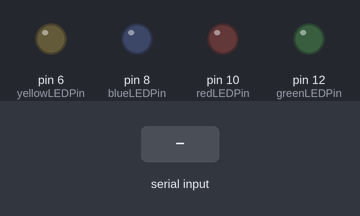
A sketch run on a simulated Arduino Micro, built with avr-gcc and run on an emulated ATmega32U4. On the bench: output pins drawn as LEDs (lit = HIGH). Inputs (shaded band) come from the test bench. USB keyboard and mouse output is not drawn.

Above: at 1.2 s.
1.3 s: "1" received over the second serial link
At 1.37 s:
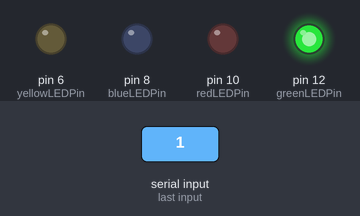
2.9 s: "2" received over the second serial link
At 2.97 s:
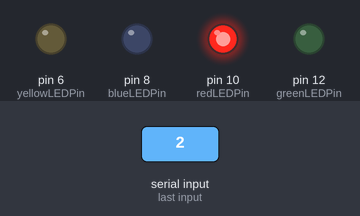
4.5 s: "3" received over the second serial link
At 4.57 s:
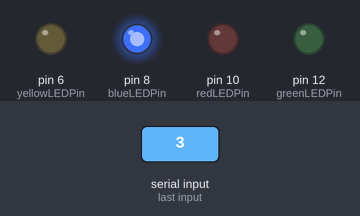
6.1 s: "4" received over the second serial link
At 6.17 s:
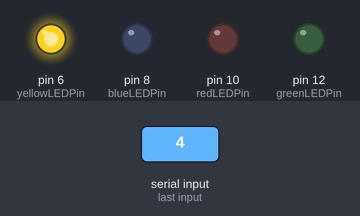
Timing chart, 0 to 8.7 s (numbered marks = the images above; inputs shaded):
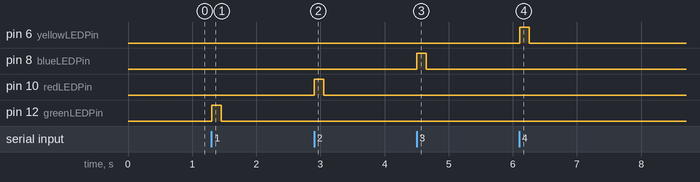

The sketch:

SlaveDevice2ndAttempt.ino
```cpp
//Slave device YouTube Glove
//This is the device that will be connected to the computer
//This is the Arduino Micro

#include <Keyboard.h>

//An LED that is used to indicate whether we recieved something from the serial monitor
int greenLEDPin = 12;
int redLEDPin = 10;
int blueLEDPin = 8;
int yellowLEDPin = 6;
int state = 0;

void setup()
{
  for (int i = 6; i < 14; i+=2)
  {
    pinMode(i, OUTPUT);
    digitalWrite(i, LOW);
  }
  Serial1.begin(9600);
  Keyboard.begin();
}

void loop()
{
  state = Serial1.read();
  Serial1.print(state);

  if (state == '1')
  {
    digitalWrite(greenLEDPin, HIGH);
    delay(150);
    digitalWrite(greenLEDPin, LOW);
    Keyboard.press(KEY_LEFT_ARROW);
    Keyboard.release(KEY_LEFT_ARROW);
  }
  else if (state == '2')
  {
    digitalWrite(redLEDPin, HIGH);
    delay(150);
    digitalWrite(redLEDPin, LOW);
    Keyboard.press(KEY_RIGHT_ARROW);
    Keyboard.release(KEY_RIGHT_ARROW);
  }
  else if (state == '3')
  {
    digitalWrite(blueLEDPin, HIGH);
    delay(150);
    digitalWrite(blueLEDPin, LOW);
  }
  else if (state == '4')
  {
    digitalWrite(yellowLEDPin, HIGH);
    delay(150);
    digitalWrite(yellowLEDPin, LOW);
  }

}
```

Measured:
- after the input at 1.3 s, pin 12 (greenLEDPin): LOW → HIGH at once, → LOW 0.15 s later
- after the input at 2.9 s, pin 10 (redLEDPin): LOW → HIGH at once, → LOW 0.15 s later
- after the input at 4.5 s, pin 8 (blueLEDPin): LOW → HIGH at once, → LOW 0.15 s later
- after the input at 6.1 s, pin 6 (yellowLEDPin): LOW → HIGH at once, → LOW 0.15 s later
